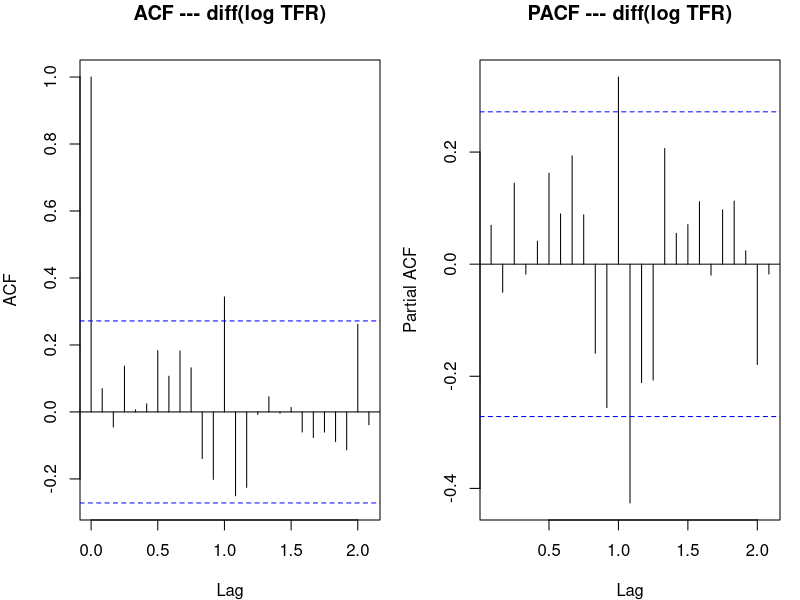
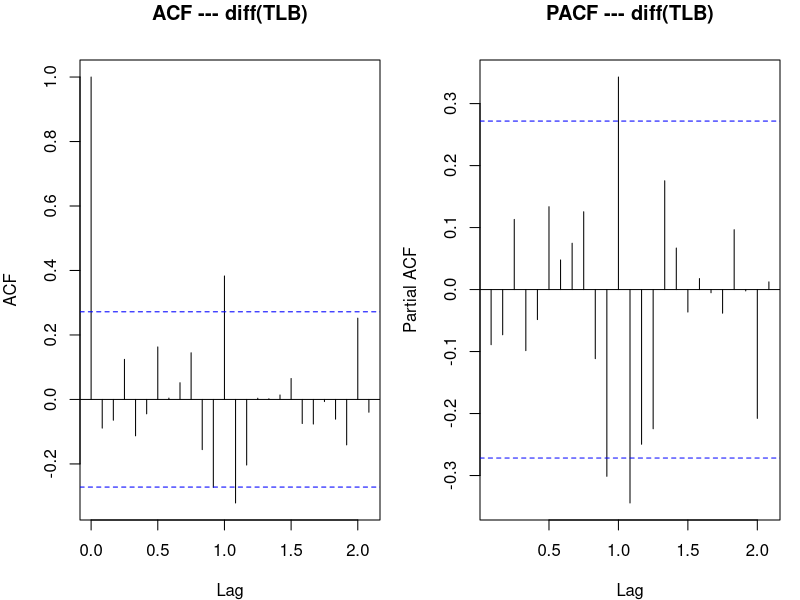
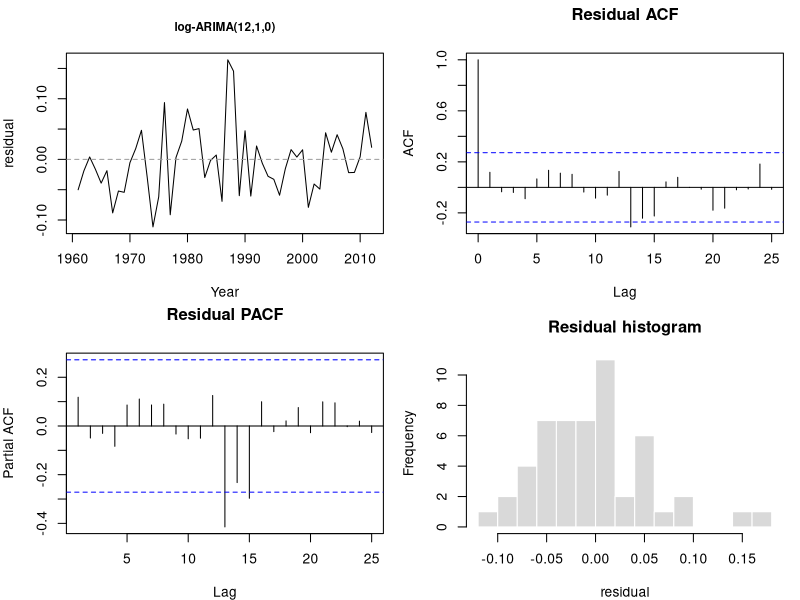
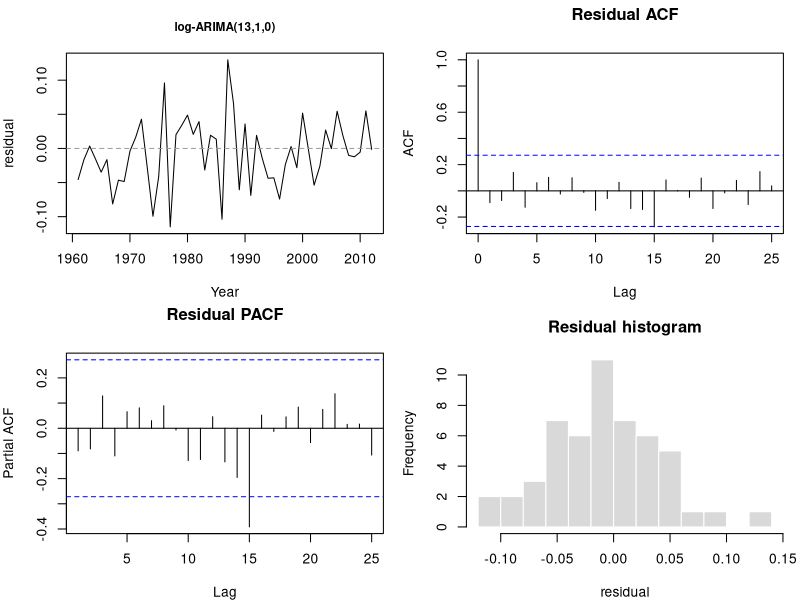
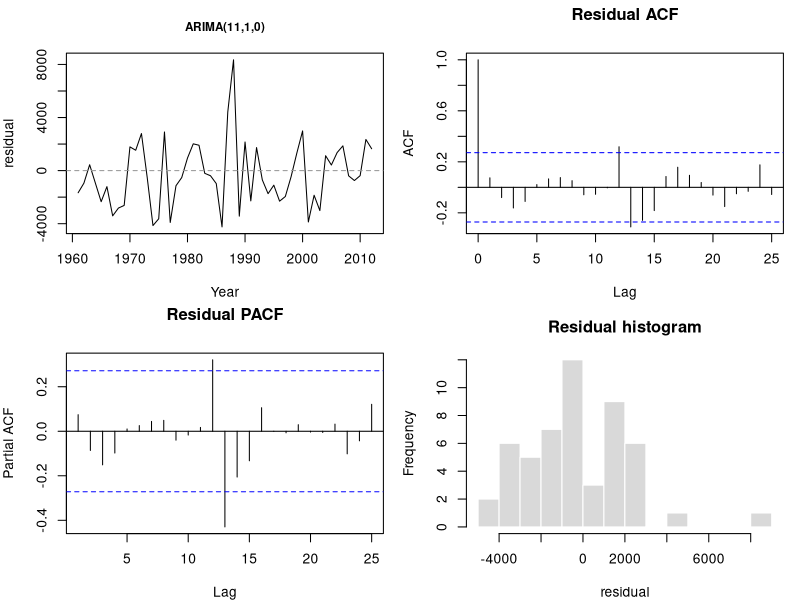
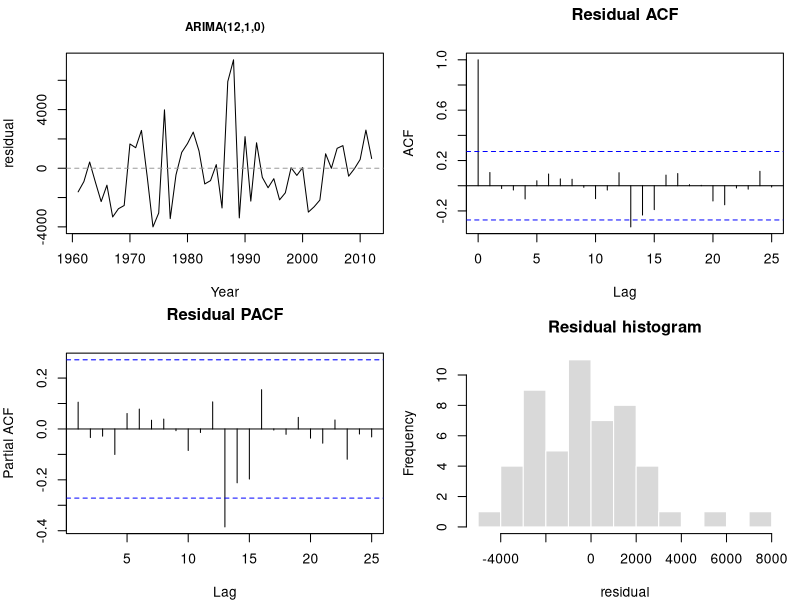
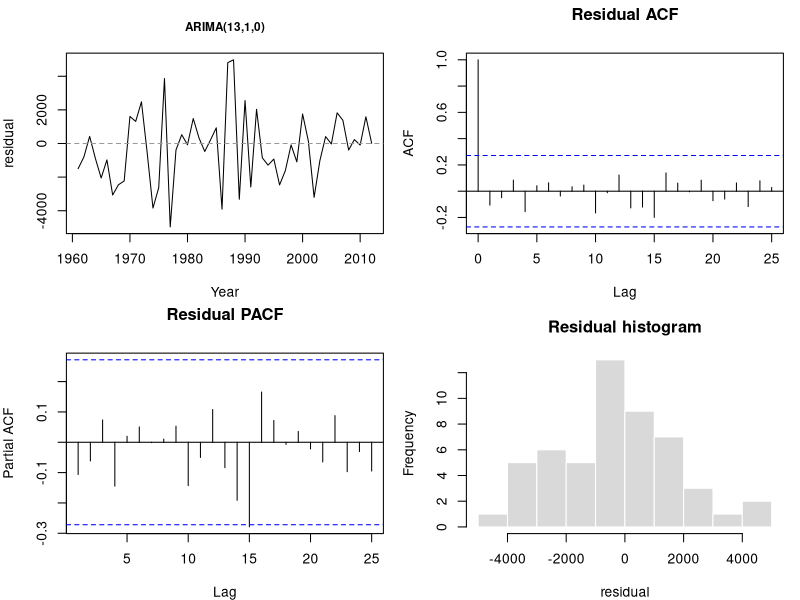
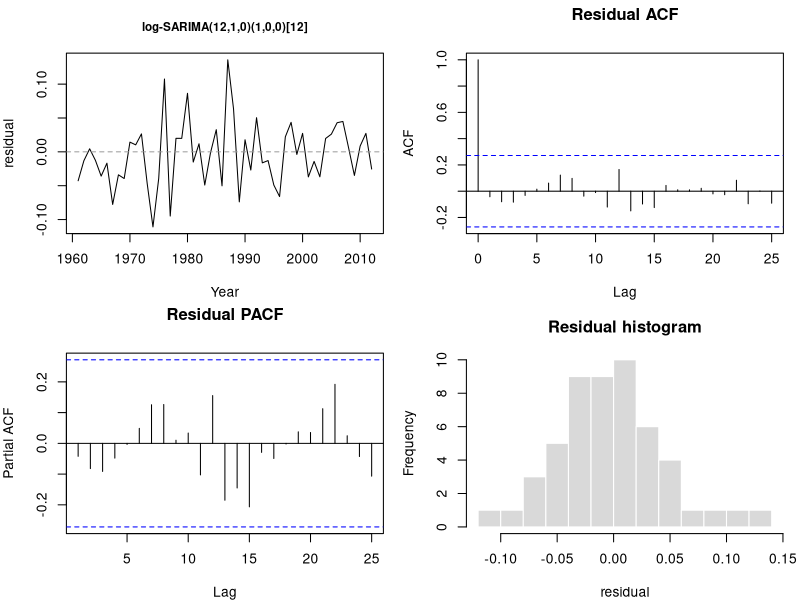

R code for these plots, in order:
## ---- chunk 1
knitr::opts_chunk$set(echo = FALSE, warning = FALSE, message = FALSE, fig.align = "center")
suppressPackageStartupMessages({library(forecast); library(tseries); library(knitr)})
options(scipen = 999)

d  <- read.csv("cleaned_tlb_tfr_1960_2024.csv")
tr <- subset(d, Year <= 2012)

# Series kept at frequency = 12 so that period = 12 targets the zodiac lag.
# Models are fitted on the DIFFERENCED (stationary) series, with the difference
# order NOT set (d = 0); include.mean = FALSE matches the integrated no-drift form.
ltfr   <- ts(log(tr$TFR), start = 1960, frequency = 12)   # log(TFR)
tlb    <- ts(tr$TLB,      start = 1960, frequency = 12)    # TLB (original scale)
tfr_dl <- diff(ltfr)                                        # diff(log TFR)  -- stationary
tlb_d  <- diff(tlb)                                         # diff(TLB)       -- stationary

te         <- subset(d, Year >= 2013)            # held-out test set, 2013--2024
tfr_anchor <- log(tail(tr$TFR, 1))               # log(TFR) in 2012 (integration anchor)
tlb_anchor <- tail(tr$TLB, 1)                    # TLB in 2012

# Integrate a differenced-series forecast back to the level (expo un-logs TFR):
lvl_point <- function(fit, h, anchor, expo) {
  v <- anchor + cumsum(as.numeric(forecast(fit, h = h)$mean)); if (expo) exp(v) else v
}
# Level prediction intervals by simulating the differenced model and integrating:
lvl_pi <- function(fit, h, anchor, expo, B = 2000) {
  set.seed(42)
  paths <- vapply(seq_len(B),
                  function(i) anchor + cumsum(as.numeric(simulate(fit, nsim = h, future = TRUE))),
                  numeric(h))
  if (expo) paths <- exp(paths)
  list(lo80 = apply(paths,1,quantile,0.10), hi80 = apply(paths,1,quantile,0.90),
       lo95 = apply(paths,1,quantile,0.025), hi95 = apply(paths,1,quantile,0.975))
}
# Forecast-vs-actual plot (training history, actual, point forecast, 80/95% PI):
fc_plot <- function(fit, anchor, expo, hist_yr, hist_val, test_yr, test_val, ylab, title, from = 1990) {
  h <- length(test_yr); pred <- lvl_point(fit, h, anchor, expo); pi <- lvl_pi(fit, h, anchor, expo)
  keep <- hist_yr >= from; yl <- range(c(hist_val[keep], test_val, pi$lo95, pi$hi95))
  yl <- yl + c(-0.05, 0.06) * diff(yl)
  plot(hist_yr[keep], hist_val[keep], type = "l", lwd = 2, col = "black",
       xlim = c(from, max(test_yr)), ylim = yl, xlab = "Year", ylab = ylab, main = title)
  polygon(c(test_yr, rev(test_yr)), c(pi$lo95, rev(pi$hi95)), col = rgb(0.2,0.4,0.8,0.12), border = NA)
  polygon(c(test_yr, rev(test_yr)), c(pi$lo80, rev(pi$hi80)), col = rgb(0.2,0.4,0.8,0.22), border = NA)
  lines(test_yr, test_val, lwd = 2, col = "blue"); points(test_yr, test_val, col = "blue", pch = 16, cex = 0.7)
  lines(test_yr, pred, lwd = 2, col = "red", lty = 2)
  abline(v = 2012.5, lty = 3, col = "grey50")
  mape <- mean(abs((test_val - pred) / test_val)) * 100
  legend("topright", c("Training", "Actual", sprintf("Forecast (MAPE %.1f%%)", mape), "80%/95% PI"),
         col = c("black", "blue", "red", rgb(0.2,0.4,0.8,0.5)), lwd = c(2,2,2,8),
         lty = c(1,1,2,1), bty = "n", cex = 0.8)
}

# Ljung-Box residual test (standard checkresiduals, default lag).
# capture.output() silences checkresiduals' printed test so it does not leak
# into the rendered document.
lbp <- function(fit) {
  invisible(capture.output(
    x <- suppressWarnings(checkresiduals(fit, plot = FALSE))
  ))
  c(Q = unname(x$statistic), df = unname(x$parameter), p = x$p.value)
}

# Residual diagnostic panel: residuals over time, ACF, PACF, histogram
resid_panel <- function(fit, label) {
  r  <- as.numeric(residuals(fit)); yr <- (2013 - length(r)):2012
  op <- par(mfrow = c(2, 2), mar = c(4, 4, 3.2, 1))
  plot(yr, r, type = "l", ylab = "residual", xlab = "Year",
       main = label, cex.main = 0.85); abline(h = 0, lty = 2, col = "grey60")
  acf(r,  lag.max = 25, main = "Residual ACF")
  pacf(r, lag.max = 25, main = "Residual PACF")
  hist(r, breaks = 12, col = "grey85", border = "white",
       main = "Residual histogram", xlab = "residual")
  par(op)
}

# Result-table builder (with the Ljung-Box residual test)
restab <- function(fits, labels) {
  do.call(rbind, Map(function(f, l) {
    lb <- lbp(f)
    data.frame(Model = l, npar = sum(f$mask),
               AIC = round(AIC(f), 2), BIC = round(BIC(f), 2),
               `LB Q*` = round(lb["Q"], 2), `LB df` = lb["df"],
               `LB p-value` = round(lb["p"], 4),
               check.names = FALSE, row.names = NULL)
  }, fits, labels))
}
## ---- chunk 2
st <- function(nm, x) {
  x <- x[is.finite(x)]
  a <- suppressWarnings(adf.test(x)); k <- suppressWarnings(kpss.test(x))
  data.frame(Series = nm,
             `ADF p` = round(a$p.value, 3),
             ADF     = ifelse(a$p.value < 0.05, "Stationary", "Non-stationary"),
             `KPSS stat` = round(unname(k$statistic), 3),
             KPSS    = ifelse(k$statistic < 0.463, "Stationary", "Non-stationary"),
             n = length(x), check.names = FALSE)
}
tab <- rbind(
  st("TFR (raw)",          tr$TFR),
  st("diff(TFR), d = 1",   diff(tr$TFR)),
  st("diff(TFR), d = 2",   diff(tr$TFR, differences = 2)),
  st("log(TFR)",           log(tr$TFR)),
  st("diff(log TFR), d = 1", diff(log(tr$TFR))),
  st("TLB (raw)",          tr$TLB),
  st("diff(TLB), d = 1",   diff(tr$TLB))
)
kable(tab, row.names = FALSE,
      caption = "ADF (H0: unit root) and KPSS (H0: stationary). KPSS 5\\% critical value = 0.463.")
## ---- chunk 3
par(mfrow = c(1, 2), mar = c(4, 4, 3, 1))
acf(tfr_dl,  lag.max = 25, main = "ACF --- diff(log TFR)")
pacf(tfr_dl, lag.max = 25, main = "PACF --- diff(log TFR)")
## ---- chunk 4
par(mfrow = c(1, 2), mar = c(4, 4, 3, 1))
acf(tlb_d,  lag.max = 25, main = "ACF --- diff(TLB)")
pacf(tlb_d, lag.max = 25, main = "PACF --- diff(TLB)")
## ---- chunk 5
a_tfr12 <- Arima(tfr_dl, order = c(12, 0, 0), include.mean = FALSE)
a_tfr13 <- Arima(tfr_dl, order = c(13, 0, 0), include.mean = FALSE)
a_tlb11 <- Arima(tlb_d,  order = c(11, 0, 0), include.mean = FALSE)
a_tlb12 <- Arima(tlb_d,  order = c(12, 0, 0), include.mean = FALSE)
a_tlb13 <- Arima(tlb_d,  order = c(13, 0, 0), include.mean = FALSE)
kable(restab(list(a_tfr12, a_tfr13, a_tlb11, a_tlb12, a_tlb13),
             c("log-ARIMA(12,1,0)", "log-ARIMA(13,1,0)",
               "ARIMA(11,1,0)", "ARIMA(12,1,0)", "ARIMA(13,1,0)")),
      caption = "High-order ARIMA fitted on diff(log TFR) (TFR) and diff(TLB) (TLB).")
## ---- chunk 6
resid_panel(a_tfr12, "log-ARIMA(12,1,0)")
## ---- chunk 7
resid_panel(a_tfr13, "log-ARIMA(13,1,0)")
## ---- chunk 8
resid_panel(a_tlb11, "ARIMA(11,1,0)")
## ---- chunk 9
resid_panel(a_tlb12, "ARIMA(12,1,0)")
## ---- chunk 10
resid_panel(a_tlb13, "ARIMA(13,1,0)")
## ---- chunk 11
sea <- list(order = c(1, 0, 0), period = 12)
s_tfr12 <- Arima(tfr_dl, order = c(12, 0, 0), seasonal = sea, include.mean = FALSE)
s_tfr13 <- Arima(tfr_dl, order = c(13, 0, 0), seasonal = sea, include.mean = FALSE)
s_tlb11 <- Arima(tlb_d,  order = c(11, 0, 0), seasonal = sea, include.mean = FALSE)
s_tlb12 <- Arima(tlb_d,  order = c(12, 0, 0), seasonal = sea, include.mean = FALSE)
s_tlb13 <- Arima(tlb_d,  order = c(13, 0, 0), seasonal = sea, include.mean = FALSE)
kable(restab(list(s_tfr12, s_tfr13, s_tlb11, s_tlb12, s_tlb13),
             c("log-SARIMA(12,1,0)(1,0,0)[12]", "log-SARIMA(13,1,0)(1,0,0)[12]",
               "SARIMA(11,1,0)(1,0,0)[12]", "SARIMA(12,1,0)(1,0,0)[12]",
               "SARIMA(13,1,0)(1,0,0)[12]")),
      caption = "SARIMA with a seasonal AR(1) at period 12, fitted on the differenced series. LB = Ljung-Box residual test.")
## ---- chunk 12
resid_panel(s_tfr12, "log-SARIMA(12,1,0)(1,0,0)[12]")
## ---- chunk 13
resid_panel(s_tfr13, "log-SARIMA(13,1,0)(1,0,0)[12]")
## ---- chunk 14
resid_panel(s_tlb11, "SARIMA(11,1,0)(1,0,0)[12]")
## ---- chunk 15
resid_panel(s_tlb12, "SARIMA(12,1,0)(1,0,0)[12]")
## ---- chunk 16
resid_panel(s_tlb13, "SARIMA(13,1,0)(1,0,0)[12]")
## ---- chunk 17
best_tfr <- Arima(tfr_dl, order = c(12,0,0), seasonal = list(order = c(0,1,0), period = 12), include.mean = FALSE)
fc_plot(best_tfr, tfr_anchor, TRUE, tr$Year, tr$TFR, te$Year, te$TFR,
        "TFR (children per woman)", "TFR --- log-SARIMA(12,1,0)(0,1,0)[12]")
## ---- chunk 18
best_tlb <- Arima(tlb_d, order = c(13,0,0), seasonal = list(order = c(1,1,1), period = 12), include.mean = FALSE)
fc_plot(best_tlb, tlb_anchor, FALSE, tr$Year, tr$TLB, te$Year, te$TLB,
        "Total live births", "TLB --- SARIMA(13,1,0)(1,1,1)[12]")
